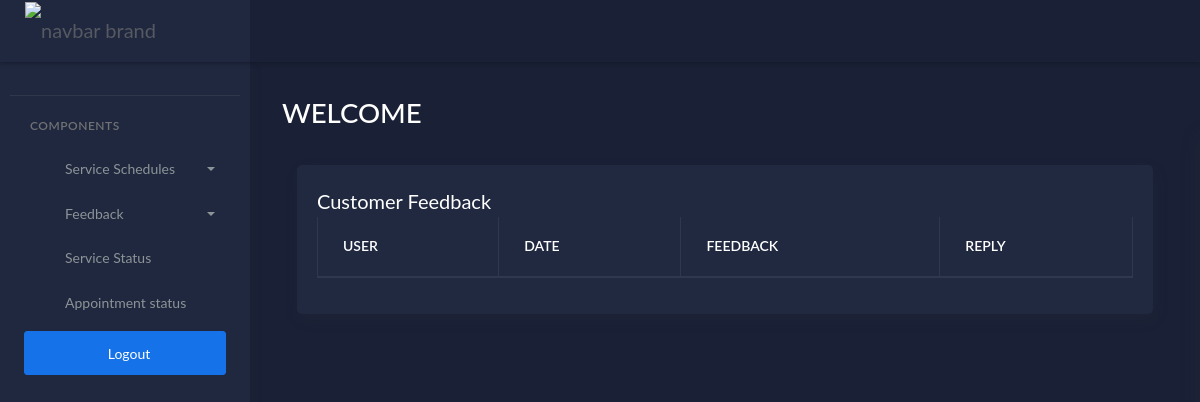
/cusfeedbackview (signed in), run on an earlier commit of the app's database.
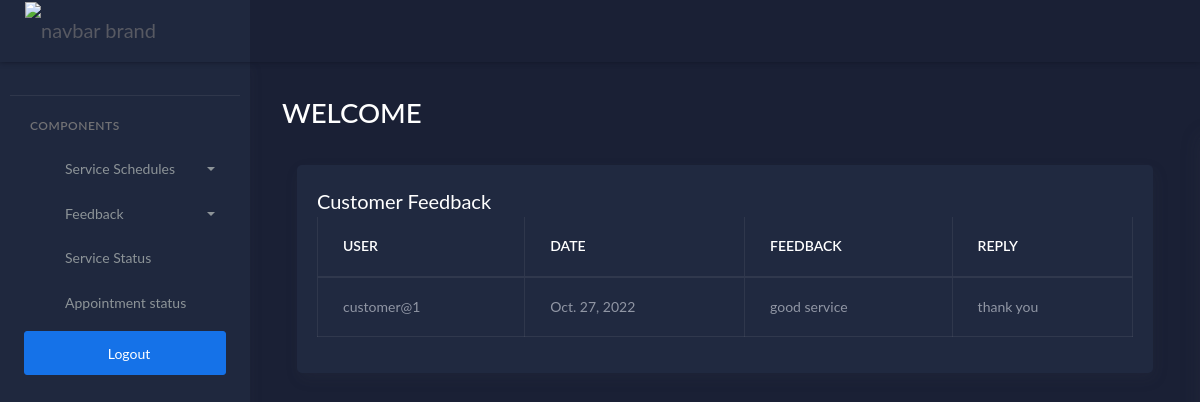
And on a later commit of the database.
### workshopapp/models.py (models this page shows)
class feedback(models.Model):
    user = models.ForeignKey(Login, on_delete=models.DO_NOTHING)
    date = models.DateField()
    feedback = models.CharField(max_length=500)
    reply = models.CharField(max_length=500, null=True, blank=True)

class Login(AbstractUser):
    is_manager = models.BooleanField(default=False)
    is_customer = models.BooleanField(default=False)

### workshopapp/customerviews.py (the view)
# urls.py: path('cusfeedbackview',customerviews.feedback_view_by_customer, name='cusfeedbackview'),
@login_required(login_url='loginpage')
def feedback_view_by_customer(request):
    u = request.user                      #details of login user saved to variable u
    data = feedback.objects.filter(user=u)
    return render(request, 'customer/cusfeedbackview.html', {'data': data})

### templates/customer/cusfeedbackview.html
{% extends 'customer/cusdash.html' %}
{% block content %}
<div class="col-lg-12 stretch-card">
                <div class="card">
                  <div class="card-body">
                    <h4 class="card-title">Customer Feedback</h4>
                    <div class="table-responsive">
                      <table class="table table-bordered ">
                        <thead>
                          <tr>
                            <th class="card-title">USER</th>
                            <th class="card-title">DATE</th>
                            <th class="card-title">FEEDBACK</th>
                            <th class="card-title">REPLY</th>
                          </tr>
                        </thead>
                        <tbody>
                        {% for i in data %}
                          <tr class="table-default">
                            <td>{{ i.user }}  </td>
                            <td>{{ i.date }}  </td>
                            <td>{{ i.feedback }}  </td>
                            <td>
                              {% if i.reply == None %}
                              <a href="{%url 'reply' i.id %}" class="btn btn-warning">No Reply</a>
                              {% else %}
                              {{ i.reply }}
                              {% endif %}
                            </td>
                          </tr>
                        {% endfor %}
                        </tbody>
                      </table>
                    </div>
                  </div>
                </div>
              </div>
            </div>
          </div>
{% endblock %}

What changed in the data, as far as the page shows it:
added feedback: user "customer@1", date "Oct. 27, 2022", feedback "good service", reply "thank you"
